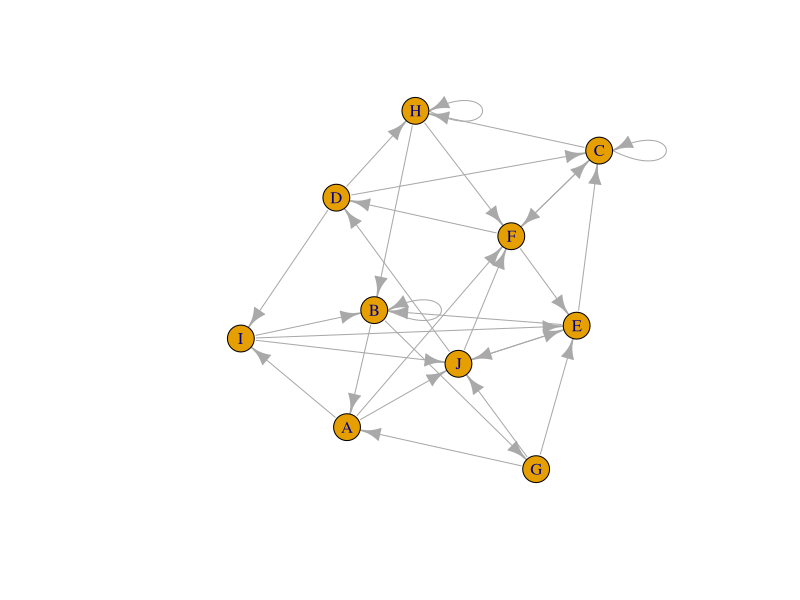
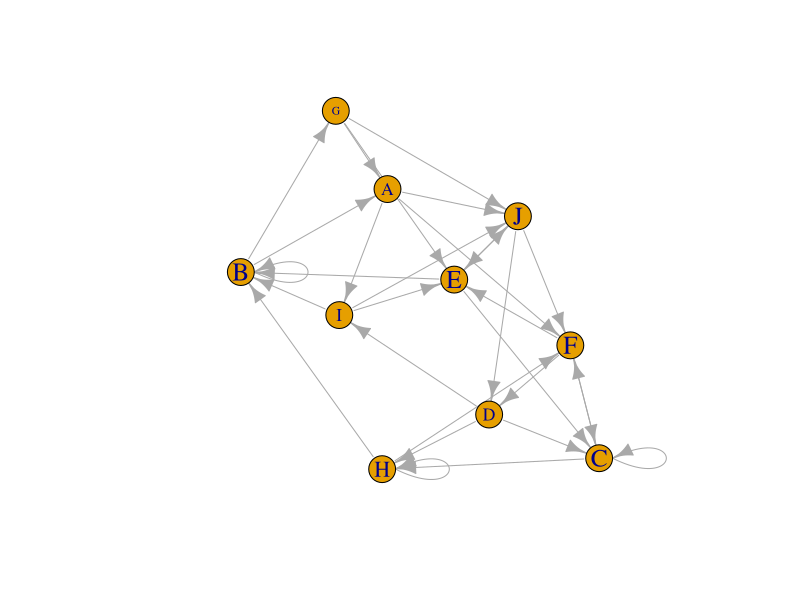
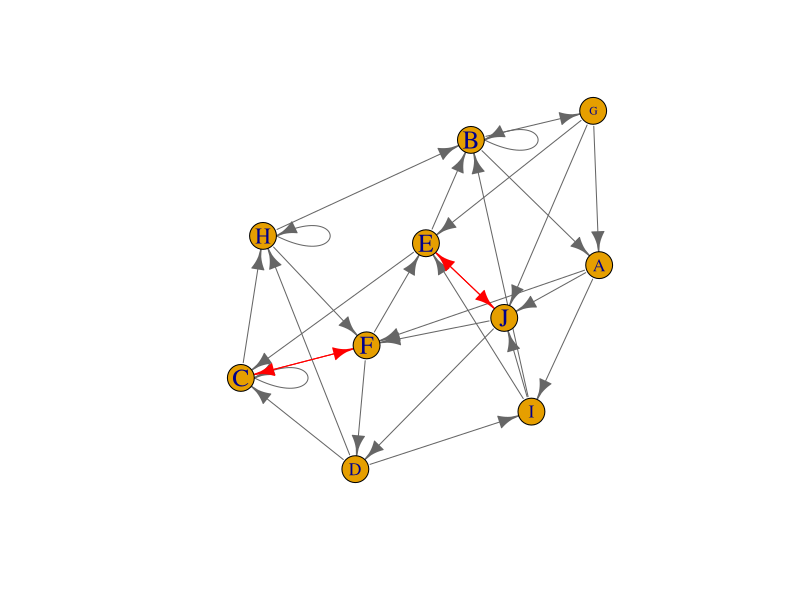
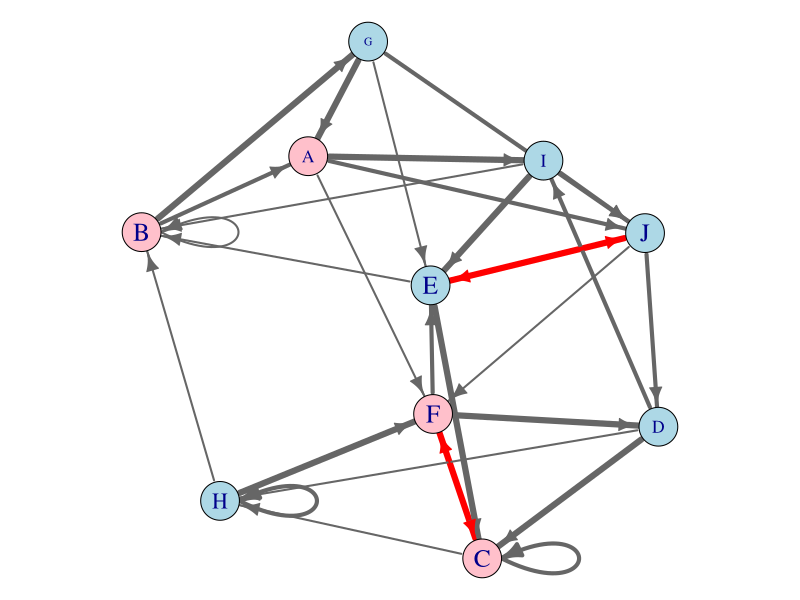
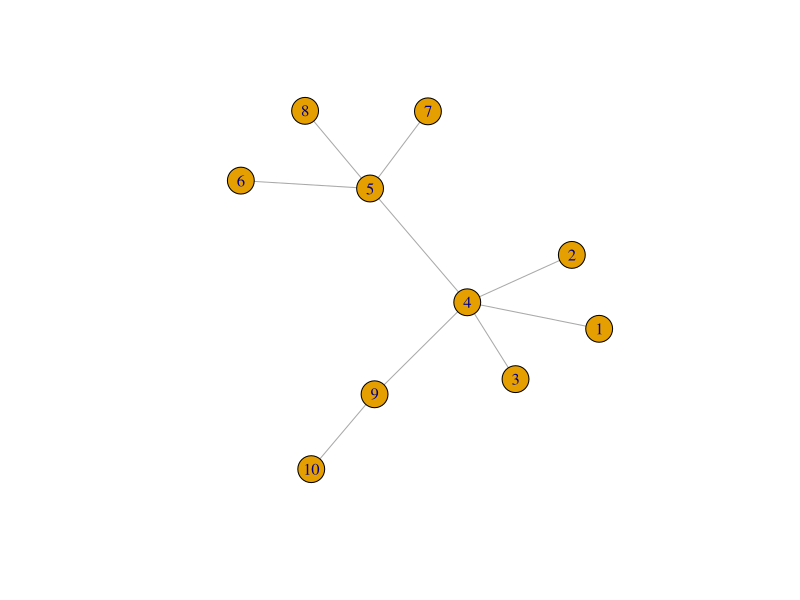
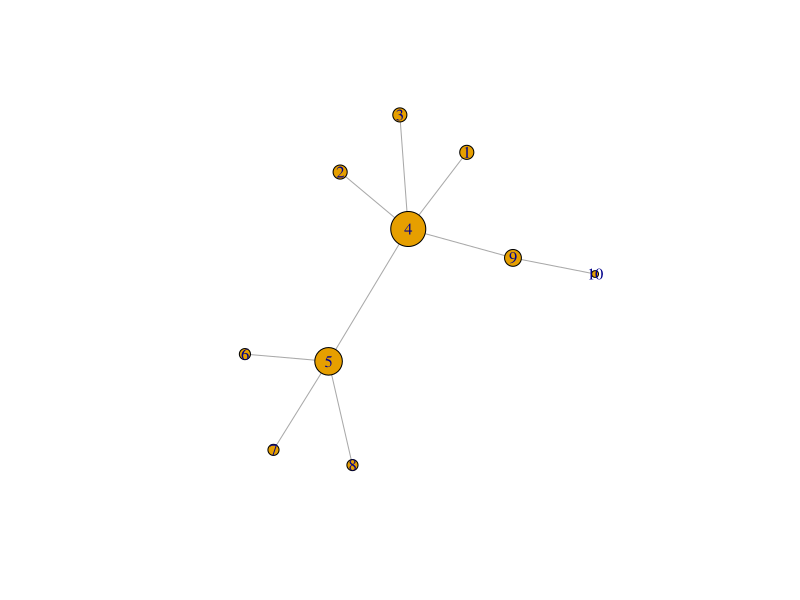

The R script that drew these images, in order: (Note: this script raises an error after producing the figures.)
# http://www.r-bloggers.com/igraph-and-sna-an-amateurs-dabbling/

library(igraph)
set.seed(101)
#create a data set
X <- lapply(1:10, function(i) sample(LETTERS[1:10], 3))
Y <- data.frame(person = LETTERS[1:10], sex = rbinom(10, 1, .5), do.call(rbind, X))
names(Y)[3:5] <- paste0("choice.", 1:3)
 
#reshape the data to long format
Z <- reshape(Y, direction="long", varying=3:5)
colnames(Z)[3:4] <- c("choice.no",  "choice")
rownames(Z) <- NULL
Z <- Z[, c(1, 4, 3, 2)]
 
#turn the data into a graph structure
edges <- as.matrix(Z[, 1:2])
g <- graph.data.frame(edges, directed=TRUE)
plot(g)
V(g)$label <- V(g)$name
 
#change label size based on number of votes
SUMS <- data.frame(table(Z$choice))
SUMS$Var1 <- as.character(SUMS$Var1)
SUMS <- SUMS[order(as.character(SUMS$Var1)), ]
SUMS$Freq <- as.integer(SUMS$Freq)
label.size <- 2
V(g)$label.cex <- log(scale(SUMS$Freq) + max(abs(scale(SUMS$Freq)))+ label.size)
plot(g)

#Color edges that are reciprocal red
x <- t(apply(edges, 1, sort))
x <- paste0(x[, 1], x[, 2])
y <- x[duplicated(x)]
COLS <- ifelse(x %in% y, "red", "gray40")
E(g)$color <- COLS
plot(g)

#reverse score the choices.no and weight
E(g)$width <- (4 - Z$choice.no)*2
 
#color vertex based on sex
V(g)$gender <- Y$sex
V(g)$color <- ifelse(V(g)$gender==0, "pink", "lightblue")
 
#plot it
opar <- par()$mar; par(mar=rep(0, 4)) #Give the graph lots of room
plot.igraph(g, layout=layout.auto(g))
par(mar=opar)




##### ====================
# http://www.r-bloggers.com/using-sna-in-predictive-modeling/
library(igraph)

M <- matrix(c(0, 0, 0, 1, 0, 0, 0, 0, 0, 0,0, 0, 0, 1, 0, 0, 0, 0, 0, 0,0, 0, 0, 1, 0, 0, 0, 0, 0, 0,1, 1, 1, 0, 1, 0, 0, 0, 1, 0,0,0, 0, 1, 0, 1, 1, 1, 0, 0,0, 0, 0, 0, 1, 0, 0, 0, 0, 0,0 ,0, 0, 0, 1, 0, 0, 0, 0, 0, 0, 0, 0, 0, 1, 0, 0, 0, 0, 0,0,0, 0, 1, 0, 0, 0, 0, 0, 1,0, 0, 0, 0, 0, 0, 0, 0, 1, 0 ),10,10, byrow= TRUE)
G <- graph.adjacency(M, mode=c("undirected"))

plot(G)

# convert key player network matrix to an igraph object    
cent <- data.frame(bet=betweenness(G),eig=evcent(G)$vector) # calculate betweeness & eigenvector centrality 
res <- as.vector(lm(eig~bet,data=cent)$residuals)           # calculate residuals
cent <- transform(cent,res=res)                             # add to centrality data set
# write.csv(cent,"r_keyactorcentrality.csv") 

# evcent calculates eigenvector centralities
plot(G, layout = layout.fruchterman.reingold, 
	vertex.size = 20*evcent(G)$vector, vertex.label = as.factor(rownames(cent)))
	
# class(G)
# ?plot.igraph


#-------------------------------------------
# create analysis data set
#------------------------------------------
 
id <- c(1,2,3,4,5,6,7,8,9,10)  # create individual id's for reference
income <- c(35000, 37000, 43000, 63000, 72000, 27000, 30000, 34000, 45000, 55000) # income
default <- c(1,1,1,0,0,1,1,1,1,1) # default indicator
 
#-------------------------------------------
# basic regression
#------------------------------------------
 
creditrisk <- cbind(id,income, cent, default) # combine with eigenvector centrality derived above
 
# model default risk as a function of income and network relationship 
 
# OLS
model1 <- lm(creditrisk$default~  creditrisk$eig + creditrisk$income) 
summary(model1)
 
#logistic regression
model2 <- glm(creditrisk$default~  creditrisk$eig + creditrisk$income, family=binomial(link="logit"), na.action=na.pass)
summary(model2)
 
# decision tree
model3 <- rpart(creditrisk$default~  creditrisk$eig + creditrisk$income)
summary(model3)

#####
# http://web.stanford.edu/~messing/RforSNA.html
install.packages(c("igraph", "sna", "network", "statnet", "rpart"))

library("sna")

gplot(g, mode = "circle", main = "Circular Layout")
